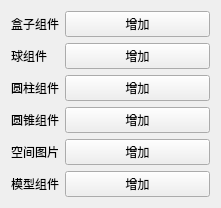
<?xml version="1.0" encoding="UTF-8"?>
<ui version="4.0">
 <class>ComponentForm</class>
 <widget class="QWidget" name="ComponentForm">
  <property name="geometry">
   <rect>
    <x>0</x>
    <y>0</y>
    <width>221</width>
    <height>208</height>
   </rect>
  </property>
  <property name="windowTitle">
   <string>Form</string>
  </property>
  <layout class="QVBoxLayout" name="verticalLayout">
   <item>
    <layout class="QFormLayout" name="formLayout">
     <item row="0" column="0">
      <widget class="QLabel" name="label">
       <property name="text">
        <string>盒子组件</string>
       </property>
      </widget>
     </item>
     <item row="0" column="1">
      <widget class="QPushButton" name="pushButton">
       <property name="text">
        <string>增加</string>
       </property>
      </widget>
     </item>
     <item row="1" column="0">
      <widget class="QLabel" name="label_2">
       <property name="text">
        <string>球组件</string>
       </property>
      </widget>
     </item>
     <item row="1" column="1">
      <widget class="QPushButton" name="pushButton_2">
       <property name="text">
        <string>增加</string>
       </property>
      </widget>
     </item>
     <item row="2" column="0">
      <widget class="QLabel" name="label_5">
       <property name="text">
        <string>圆柱组件</string>
       </property>
      </widget>
     </item>
     <item row="2" column="1">
      <widget class="QPushButton" name="pushButton_5">
       <property name="text">
        <string>增加</string>
       </property>
      </widget>
     </item>
     <item row="3" column="0">
      <widget class="QLabel" name="label_6">
       <property name="text">
        <string>圆锥组件</string>
       </property>
      </widget>
     </item>
     <item row="3" column="1">
      <widget class="QPushButton" name="pushButton_7">
       <property name="text">
        <string>增加</string>
       </property>
      </widget>
     </item>
     <item row="4" column="0">
      <widget class="QLabel" name="label_3">
       <property name="text">
        <string>空间图片</string>
       </property>
      </widget>
     </item>
     <item row="4" column="1">
      <widget class="QPushButton" name="pushButton_3">
       <property name="text">
        <string>增加</string>
       </property>
      </widget>
     </item>
     <item row="5" column="0">
      <widget class="QLabel" name="label_4">
       <property name="text">
        <string>模型组件</string>
       </property>
      </widget>
     </item>
     <item row="5" column="1">
      <widget class="QPushButton" name="pushButton_4">
       <property name="text">
        <string>增加</string>
       </property>
      </widget>
     </item>
    </layout>
   </item>
  </layout>
 </widget>
 <resources/>
 <connections/>
</ui>
